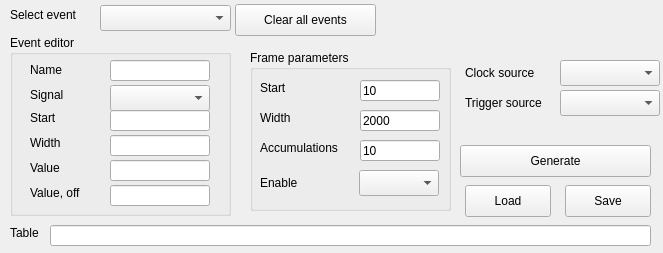
<?xml version="1.0" encoding="UTF-8"?>
<ui version="4.0">
 <class>TimingGenerator</class>
 <widget class="QDialog" name="TimingGenerator">
  <property name="geometry">
   <rect>
    <x>0</x>
    <y>0</y>
    <width>663</width>
    <height>253</height>
   </rect>
  </property>
  <property name="windowTitle">
   <string>Dialog</string>
  </property>
  <widget class="QLabel" name="label_11">
   <property name="geometry">
    <rect>
     <x>10</x>
     <y>225</y>
     <width>59</width>
     <height>16</height>
    </rect>
   </property>
   <property name="text">
    <string>Table</string>
   </property>
  </widget>
  <widget class="QGroupBox" name="grpEventEditor">
   <property name="geometry">
    <rect>
     <x>10</x>
     <y>35</y>
     <width>221</width>
     <height>181</height>
    </rect>
   </property>
   <property name="title">
    <string>Event editor</string>
   </property>
   <widget class="QLineEdit" name="leEventStart">
    <property name="geometry">
     <rect>
      <x>100</x>
      <y>75</y>
      <width>100</width>
      <height>21</height>
     </rect>
    </property>
    <property name="toolTip">
     <string>Event start point in clock cycles</string>
    </property>
   </widget>
   <widget class="QComboBox" name="comboEventSignal">
    <property name="geometry">
     <rect>
      <x>100</x>
      <y>50</y>
      <width>100</width>
      <height>26</height>
     </rect>
    </property>
    <property name="toolTip">
     <string>Select event signal you wish to control</string>
    </property>
   </widget>
   <widget class="QLabel" name="label">
    <property name="geometry">
     <rect>
      <x>20</x>
      <y>50</y>
      <width>59</width>
      <height>20</height>
     </rect>
    </property>
    <property name="text">
     <string>Signal</string>
    </property>
   </widget>
   <widget class="QLabel" name="label_2">
    <property name="geometry">
     <rect>
      <x>20</x>
      <y>75</y>
      <width>59</width>
      <height>16</height>
     </rect>
    </property>
    <property name="text">
     <string>Start</string>
    </property>
   </widget>
   <widget class="QLabel" name="label_3">
    <property name="geometry">
     <rect>
      <x>20</x>
      <y>100</y>
      <width>59</width>
      <height>16</height>
     </rect>
    </property>
    <property name="text">
     <string>Width</string>
    </property>
   </widget>
   <widget class="QLineEdit" name="leEventWidth">
    <property name="geometry">
     <rect>
      <x>100</x>
      <y>100</y>
      <width>100</width>
      <height>21</height>
     </rect>
    </property>
    <property name="toolTip">
     <string>Event pulse width in clock cycles</string>
    </property>
   </widget>
   <widget class="QLabel" name="label_4">
    <property name="geometry">
     <rect>
      <x>20</x>
      <y>125</y>
      <width>59</width>
      <height>16</height>
     </rect>
    </property>
    <property name="text">
     <string>Value</string>
    </property>
   </widget>
   <widget class="QLineEdit" name="leEventValue">
    <property name="geometry">
     <rect>
      <x>100</x>
      <y>125</y>
      <width>100</width>
      <height>21</height>
     </rect>
    </property>
    <property name="toolTip">
     <string>Event active value</string>
    </property>
   </widget>
   <widget class="QLineEdit" name="leEventName">
    <property name="geometry">
     <rect>
      <x>100</x>
      <y>25</y>
      <width>100</width>
      <height>21</height>
     </rect>
    </property>
    <property name="toolTip">
     <string>Event name, must be unique</string>
    </property>
    <property name="readOnly">
     <bool>true</bool>
    </property>
   </widget>
   <widget class="QLabel" name="label_12">
    <property name="geometry">
     <rect>
      <x>20</x>
      <y>25</y>
      <width>59</width>
      <height>20</height>
     </rect>
    </property>
    <property name="text">
     <string>Name</string>
    </property>
   </widget>
   <widget class="QLineEdit" name="leEventValueOff">
    <property name="geometry">
     <rect>
      <x>100</x>
      <y>150</y>
      <width>100</width>
      <height>21</height>
     </rect>
    </property>
    <property name="toolTip">
     <string>Event inactive value</string>
    </property>
   </widget>
   <widget class="QLabel" name="label_14">
    <property name="geometry">
     <rect>
      <x>20</x>
      <y>150</y>
      <width>59</width>
      <height>16</height>
     </rect>
    </property>
    <property name="text">
     <string>Value, off</string>
    </property>
   </widget>
  </widget>
  <widget class="QLabel" name="label_9">
   <property name="geometry">
    <rect>
     <x>465</x>
     <y>95</y>
     <width>101</width>
     <height>16</height>
    </rect>
   </property>
   <property name="text">
    <string>Trigger source</string>
   </property>
  </widget>
  <widget class="QComboBox" name="comboClockSource">
   <property name="geometry">
    <rect>
     <x>560</x>
     <y>60</y>
     <width>100</width>
     <height>26</height>
    </rect>
   </property>
  </widget>
  <widget class="QGroupBox" name="grpFrameParameters">
   <property name="geometry">
    <rect>
     <x>250</x>
     <y>50</y>
     <width>201</width>
     <height>161</height>
    </rect>
   </property>
   <property name="title">
    <string>Frame parameters</string>
   </property>
   <widget class="QLabel" name="label_6">
    <property name="geometry">
     <rect>
      <x>10</x>
      <y>30</y>
      <width>59</width>
      <height>16</height>
     </rect>
    </property>
    <property name="text">
     <string>Start</string>
    </property>
   </widget>
   <widget class="QLineEdit" name="leFrameStart">
    <property name="geometry">
     <rect>
      <x>110</x>
      <y>30</y>
      <width>80</width>
      <height>21</height>
     </rect>
    </property>
    <property name="text">
     <string>10</string>
    </property>
   </widget>
   <widget class="QLineEdit" name="leFrameWidth">
    <property name="geometry">
     <rect>
      <x>110</x>
      <y>60</y>
      <width>80</width>
      <height>21</height>
     </rect>
    </property>
    <property name="text">
     <string>2000</string>
    </property>
   </widget>
   <widget class="QLabel" name="label_7">
    <property name="geometry">
     <rect>
      <x>10</x>
      <y>60</y>
      <width>59</width>
      <height>16</height>
     </rect>
    </property>
    <property name="text">
     <string>Width</string>
    </property>
   </widget>
   <widget class="QLabel" name="label_8">
    <property name="geometry">
     <rect>
      <x>10</x>
      <y>90</y>
      <width>91</width>
      <height>16</height>
     </rect>
    </property>
    <property name="text">
     <string>Accumulations</string>
    </property>
   </widget>
   <widget class="QLineEdit" name="leAccumulations">
    <property name="geometry">
     <rect>
      <x>110</x>
      <y>90</y>
      <width>80</width>
      <height>21</height>
     </rect>
    </property>
    <property name="text">
     <string>10</string>
    </property>
   </widget>
   <widget class="QLabel" name="label_13">
    <property name="geometry">
     <rect>
      <x>10</x>
      <y>125</y>
      <width>91</width>
      <height>16</height>
     </rect>
    </property>
    <property name="text">
     <string>Enable</string>
    </property>
   </widget>
   <widget class="QComboBox" name="comboEnable">
    <property name="geometry">
     <rect>
      <x>109</x>
      <y>120</y>
      <width>80</width>
      <height>26</height>
     </rect>
    </property>
   </widget>
  </widget>
  <widget class="QComboBox" name="comboTriggerSource">
   <property name="geometry">
    <rect>
     <x>560</x>
     <y>90</y>
     <width>100</width>
     <height>26</height>
    </rect>
   </property>
  </widget>
  <widget class="QLabel" name="label_10">
   <property name="geometry">
    <rect>
     <x>465</x>
     <y>65</y>
     <width>91</width>
     <height>16</height>
    </rect>
   </property>
   <property name="text">
    <string>Clock source</string>
   </property>
  </widget>
  <widget class="QLineEdit" name="leTable">
   <property name="geometry">
    <rect>
     <x>50</x>
     <y>225</y>
     <width>601</width>
     <height>21</height>
    </rect>
   </property>
  </widget>
  <widget class="QComboBox" name="comboSelectEvent">
   <property name="geometry">
    <rect>
     <x>100</x>
     <y>5</y>
     <width>131</width>
     <height>26</height>
    </rect>
   </property>
  </widget>
  <widget class="QPushButton" name="pbGenerate">
   <property name="geometry">
    <rect>
     <x>460</x>
     <y>145</y>
     <width>191</width>
     <height>32</height>
    </rect>
   </property>
   <property name="text">
    <string>Generate</string>
   </property>
   <property name="autoDefault">
    <bool>false</bool>
   </property>
  </widget>
  <widget class="QLabel" name="label_5">
   <property name="geometry">
    <rect>
     <x>10</x>
     <y>5</y>
     <width>81</width>
     <height>20</height>
    </rect>
   </property>
   <property name="text">
    <string>Select event</string>
   </property>
  </widget>
  <widget class="QPushButton" name="pbClearEvents">
   <property name="geometry">
    <rect>
     <x>235</x>
     <y>4</y>
     <width>141</width>
     <height>32</height>
    </rect>
   </property>
   <property name="text">
    <string>Clear all events</string>
   </property>
   <property name="autoDefault">
    <bool>false</bool>
   </property>
  </widget>
  <widget class="QPushButton" name="pbSave">
   <property name="geometry">
    <rect>
     <x>565</x>
     <y>185</y>
     <width>86</width>
     <height>32</height>
    </rect>
   </property>
   <property name="text">
    <string>Save</string>
   </property>
   <property name="autoDefault">
    <bool>false</bool>
   </property>
  </widget>
  <widget class="QPushButton" name="pbLoad">
   <property name="geometry">
    <rect>
     <x>465</x>
     <y>185</y>
     <width>86</width>
     <height>32</height>
    </rect>
   </property>
   <property name="text">
    <string>Load</string>
   </property>
   <property name="autoDefault">
    <bool>false</bool>
   </property>
  </widget>
 </widget>
 <resources/>
 <connections/>
</ui>
